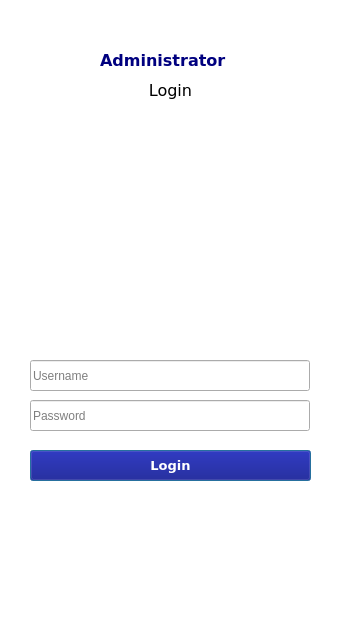
<?xml version="1.0" encoding="UTF-8"?>
<ui version="4.0">
 <class>adminlogin</class>
 <widget class="QDialog" name="adminlogin">
  <property name="geometry">
   <rect>
    <x>0</x>
    <y>0</y>
    <width>340</width>
    <height>640</height>
   </rect>
  </property>
  <property name="minimumSize">
   <size>
    <width>340</width>
    <height>640</height>
   </size>
  </property>
  <property name="maximumSize">
   <size>
    <width>340</width>
    <height>640</height>
   </size>
  </property>
  <property name="windowTitle">
   <string>Dialog</string>
  </property>
  <widget class="QLineEdit" name="lineEdit_userUsername">
   <property name="geometry">
    <rect>
     <x>30</x>
     <y>360</y>
     <width>280</width>
     <height>31</height>
    </rect>
   </property>
   <property name="minimumSize">
    <size>
     <width>280</width>
     <height>0</height>
    </size>
   </property>
   <property name="maximumSize">
    <size>
     <width>280</width>
     <height>16777215</height>
    </size>
   </property>
   <property name="placeholderText">
    <string>Username</string>
   </property>
  </widget>
  <widget class="QLabel" name="label">
   <property name="geometry">
    <rect>
     <x>0</x>
     <y>40</y>
     <width>331</width>
     <height>41</height>
    </rect>
   </property>
   <property name="font">
    <font>
     <family>Verdana</family>
     <pointsize>12</pointsize>
     <bold>true</bold>
    </font>
   </property>
   <property name="styleSheet">
    <string notr="true">color: rgb(0, 0, 127);</string>
   </property>
   <property name="text">
    <string>Administrator </string>
   </property>
   <property name="alignment">
    <set>Qt::AlignCenter</set>
   </property>
  </widget>
  <widget class="QLabel" name="label_3">
   <property name="geometry">
    <rect>
     <x>10</x>
     <y>110</y>
     <width>311</width>
     <height>221</height>
    </rect>
   </property>
   <property name="text">
    <string/>
   </property>
   <property name="pixmap">
    <pixmap>image/adminlogin.png</pixmap>
   </property>
  </widget>
  <widget class="QPushButton" name="adminloginbutton">
   <property name="geometry">
    <rect>
     <x>30</x>
     <y>450</y>
     <width>281</width>
     <height>31</height>
    </rect>
   </property>
   <property name="font">
    <font>
     <family>Verdana</family>
     <pointsize>10</pointsize>
     <bold>true</bold>
    </font>
   </property>
   <property name="styleSheet">
    <string notr="true">background-color: rgb(0, 0, 127);
color: rgb(255, 255, 255);</string>
   </property>
   <property name="text">
    <string>Login</string>
   </property>
  </widget>
  <widget class="QLabel" name="label_2">
   <property name="geometry">
    <rect>
     <x>0</x>
     <y>80</y>
     <width>341</width>
     <height>20</height>
    </rect>
   </property>
   <property name="font">
    <font>
     <family>Verdana</family>
     <pointsize>12</pointsize>
    </font>
   </property>
   <property name="text">
    <string>Login</string>
   </property>
   <property name="alignment">
    <set>Qt::AlignCenter</set>
   </property>
  </widget>
  <widget class="QLineEdit" name="lineEdit_userUsername_2">
   <property name="geometry">
    <rect>
     <x>30</x>
     <y>400</y>
     <width>280</width>
     <height>31</height>
    </rect>
   </property>
   <property name="minimumSize">
    <size>
     <width>280</width>
     <height>0</height>
    </size>
   </property>
   <property name="maximumSize">
    <size>
     <width>280</width>
     <height>16777215</height>
    </size>
   </property>
   <property name="placeholderText">
    <string>Password</string>
   </property>
  </widget>
  <widget class="QLabel" name="label_4">
   <property name="geometry">
    <rect>
     <x>0</x>
     <y>-10</y>
     <width>341</width>
     <height>661</height>
    </rect>
   </property>
   <property name="styleSheet">
    <string notr="true">background-color: rgb(255, 255, 255);</string>
   </property>
   <property name="text">
    <string/>
   </property>
  </widget>
  <widget class="QPushButton" name="backbutton_2">
   <property name="geometry">
    <rect>
     <x>20</x>
     <y>20</y>
     <width>51</width>
     <height>31</height>
    </rect>
   </property>
   <property name="text">
    <string/>
   </property>
   <property name="icon">
    <iconset>
     <normaloff>image/arrowleft.png</normaloff>image/arrowleft.png</iconset>
   </property>
   <property name="iconSize">
    <size>
     <width>40</width>
     <height>40</height>
    </size>
   </property>
   <property name="shortcut">
    <string>Up, Up, Up</string>
   </property>
   <property name="autoExclusive">
    <bool>false</bool>
   </property>
   <property name="flat">
    <bool>true</bool>
   </property>
  </widget>
  <zorder>label_4</zorder>
  <zorder>lineEdit_userUsername</zorder>
  <zorder>label</zorder>
  <zorder>label_3</zorder>
  <zorder>adminloginbutton</zorder>
  <zorder>label_2</zorder>
  <zorder>lineEdit_userUsername_2</zorder>
  <zorder>backbutton_2</zorder>
 </widget>
 <resources/>
 <connections/>
</ui>
